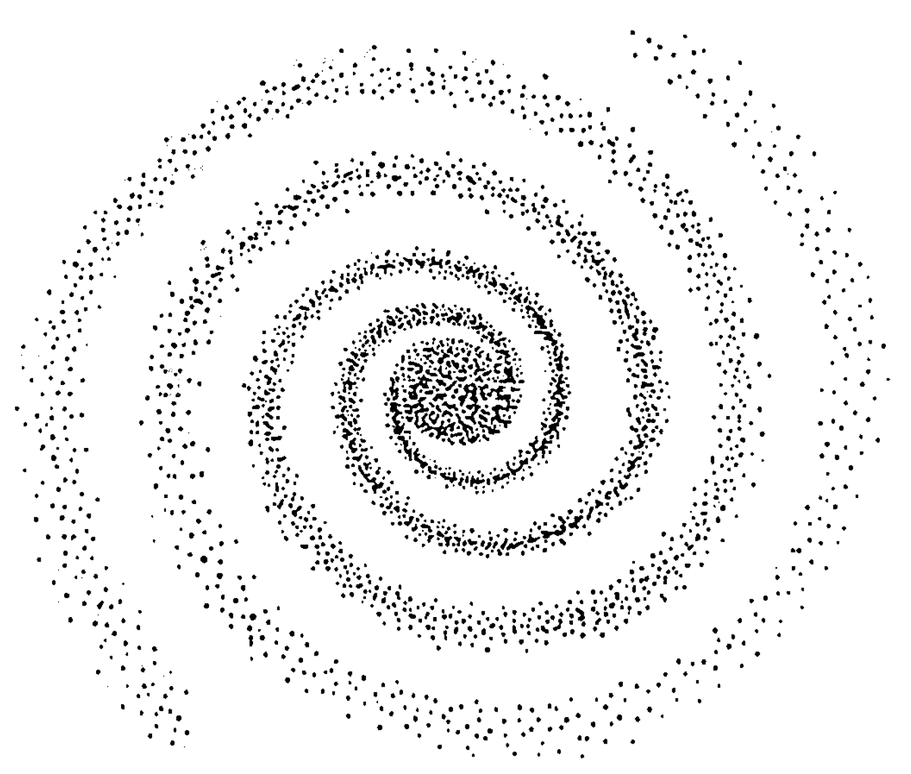
#> input picture galaxy-white.png, 911 x 774 px, shrunk from 1347 x 1144 before the run
$ jupyter execute 1.corotation.ipynb   (shell and % lines are left out)
#> lines starting #> are read from the running program, lines starting #| are printed output that depends on the picture
# Corotation

### Github: https://github.com/arturcp
### Repo: https://github.com/arturcp/corotation-notebook

Corotation is the rotation in conjunction with another body. In our case, it is the rotation of the stars with the arms of the Milky Way galaxy.

## Let's start

First of all, we have to tell Jupyter Notebook to render our graphs. In order to do that, we use one of what is known as _magic functions_

From the docs:

`%matplotlib inline` sets the backend of matplotlib to the 'inline' backend.

With this backend, the output of plotting commands is displayed inline within frontends like the Jupyter notebook, directly below the code cell that produced it. The resulting plots will then also be stored in the notebook document.

So, here we go:

The next step is to import the libraries we are going to use. Here is the list:

### matplotlib

Matplotlib is a Python 2D plotting library which produces publication quality figures in a variety of hardcopy formats and interactive environments across platforms.

From it, we imported:

  * pyplot: matplotlib.pyplot is a state-based interface to matplotlib. It provides a MATLAB-like way of plotting. pyplot is mainly intended for interactive plots and simple cases of programmatic plot generation

  * animation: The easiest way to make a live animation in matplotlib is to use one of the Animation classes.

### scipy

SciPy (pronounced “Sigh Pie”) is a Python-based ecosystem of open-source software for mathematics, science, and engineering.

From it, we imported the ndimage. This package contains various functions for multi-dimensional image processing

### imageio

Imageio is a Python library that provides an easy interface to read and write a wide range of image data, including animated images, volumetric data, and scientific formats.

[cell 1]
import matplotlib.pyplot as plt
import matplotlib.animation as animation

from scipy import ndimage
import numpy as np
import imageio

## The Circle

We are using sin and cos to make a circular orbit in the code. You will see we used, for example, `y = 10 + 8 * cos(angle)`. Why? We are starting at 10 and making the radius times the result of cos, thus forcing a circular path of radius 8. Confusing? An image is worth a thousand words:

## The Code

[cell 2]
# Import the background image - the galaxy and its arms.
img = imageio.imread('galaxy-white.png')
#> img is the input picture: shape (774, 911, 4); mean R, G, B, A 241.3, 241.3, 241.3, 255

# Create a figure that will hold the images and configure its inches and dpis.
fig = plt.figure()
fig.set_dpi(100)
fig.set_size_inches(7, 6.5)

# Set the x and y axes with 20 points each
ax = plt.axes(xlim=(0, 20), ylim=(0, 20))

# We are going to draw three circles. Each one will move with a different speed to
# show how they move in comparison with the arms of the galaxy.
#
# The params of the Circle are xy (initial position), radius and extra arguments
# (we used it to change the color).
first_star = plt.Circle((5, -5), 0.35, fc='blue')
second_star = plt.Circle((5, -5), 0.35, fc='red')
third_star = plt.Circle((5, -5), 0.35, fc='darkmagenta')

# The init method will be called at the begining of the animation. It adds the stars to
# the axes.
def init():
    ax.add_patch(first_star)
    ax.add_patch(second_star)
    ax.add_patch(third_star)

    return first_star, second_star, third_star,

# Each step of the animation calls the `animate` method. It changes the position
# of the stars one bit at a time, and also rotates the galaxy in the background.
#
# The `sin` and `cos` functions are used to force the circular rotation of the stars.
def animate(i):
    # The first star (the blue one) will be the "outer star". It will be 8 pixels
    # further the (10, 10) center and will move faster.
    x = 10 + 8 * np.sin(np.radians(0.5*i))
    y = 10 + 8 * np.cos(np.radians(0.5*i))
    first_star.center = (x, y)

    # The second star (the red one) will be the closest to the center of the galaxy. It
    # will be 2.5 pixels further the (10, 10) center and will move slower than the
    # others.
    x = 10 + 2.5 * np.sin(np.radians(2*i))
    y = 10 + 2.5 * np.cos(np.radians(2*i))
    second_star.center=(x, y)

    # The third star (the dark magenta one) will be the "middle star". It will be
    # 5 pixels further the (10, 10) center.
    x = 10 + 4 * np.sin(np.radians(i))
    y = 10 + 4 * np.cos(np.radians(i))
    third_star.center=(x, y)

    # Finally, let's rotate the galaxy a little bit. We are using the ndimage
    # to do it. One important parameter is the `reshape=False`, because, without it,
    # the image is resized to fit the area in which it is contained, distorting our
    # animation.
    rotated_img = ndimage.rotate(img, -i, reshape=False)
    plt.imshow(rotated_img, zorder=0, extent=[0.1, 20.0, 0.1, 20.0])


    return first_star, second_star, third_star

# Now, let's simply call the animation passing the necessary parameters.
# Get the popcorn and watch the masterpiece.
anim = animation.FuncAnimation(fig, animate,
                               init_func=init,
                               frames=10,
                               interval=20,
                               blit=True)

# For the purpose of this demonstration we don't need the x and y axes, so we disable them.
plt.axis('off')

# At the end, we save a video in the same folder of this notebook.
anim.save('corotation-video.mp4', writer='ffmpeg', fps=30)
#> in animate (call 7), `rotated_img = ndimage.rotate(img, -i, reshape=False)`:
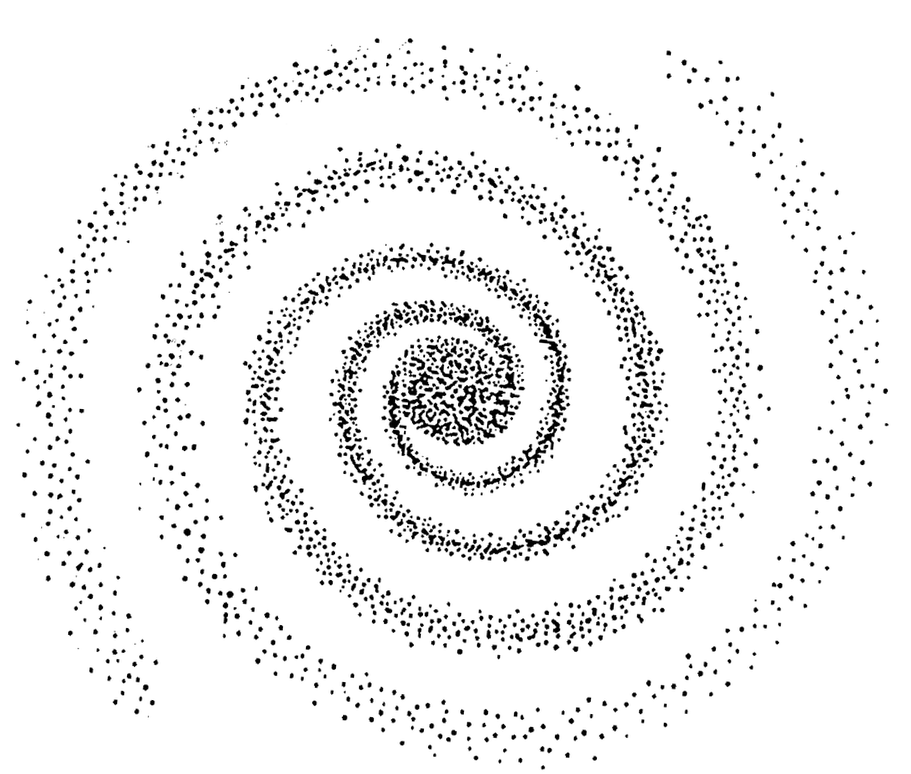
#> rotated_img: shape (774, 911, 4); mean R, G, B, A 228.7, 228.7, 228.7, 242.5; transparent parts drawn white
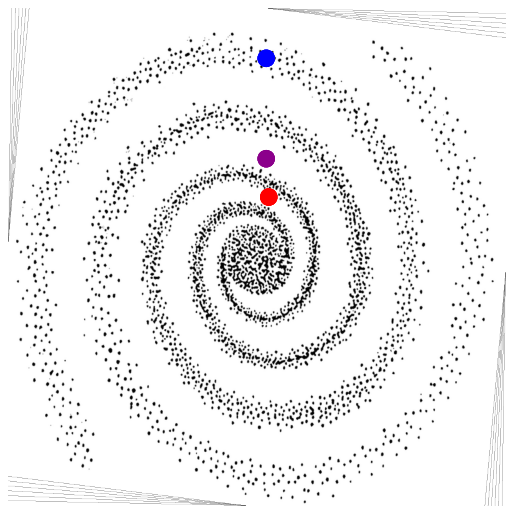
#> figure drawn by matplotlib, 1 panel
#> in animate (call 8), `rotated_img = ndimage.rotate(img, -i, reshape=False)`:
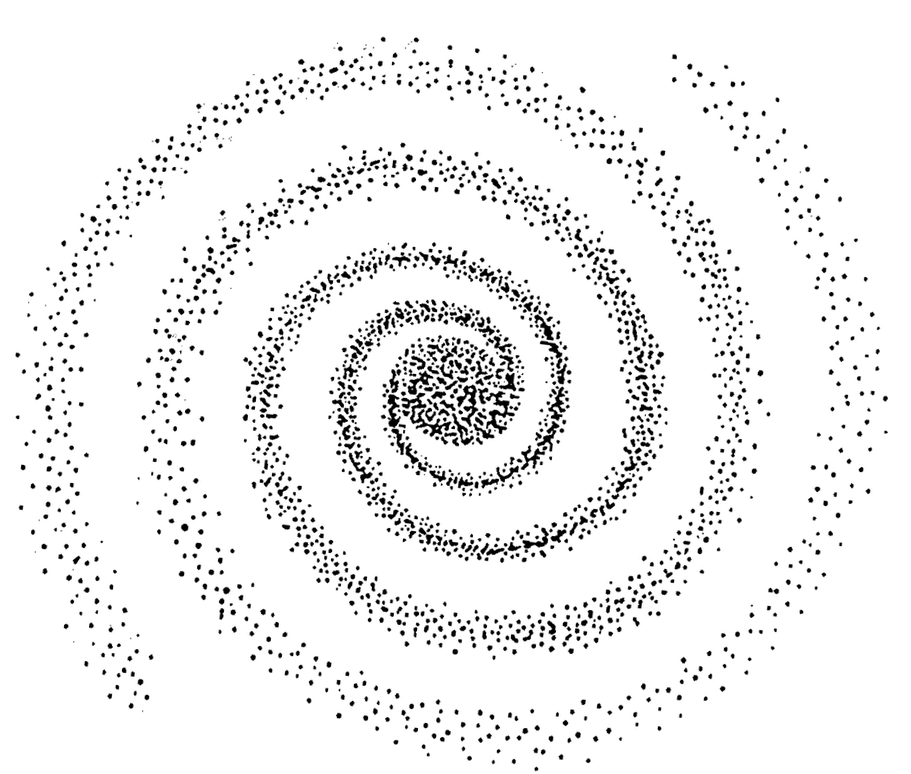
#> rotated_img: shape (774, 911, 4); mean R, G, B, A 226.9, 226.9, 226.9, 240.7; transparent parts drawn white
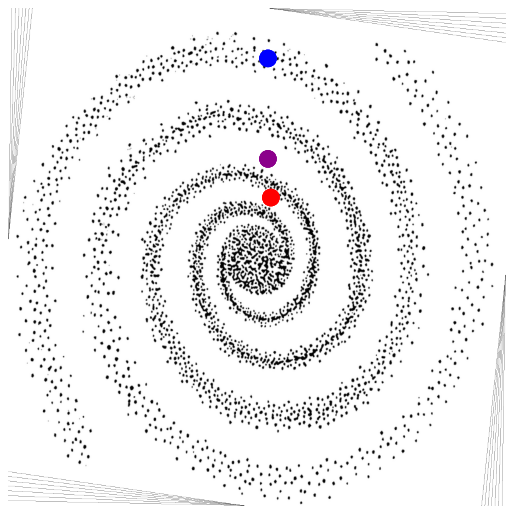
#> figure drawn by matplotlib, 1 panel
#> in animate (call 9), `rotated_img = ndimage.rotate(img, -i, reshape=False)`:
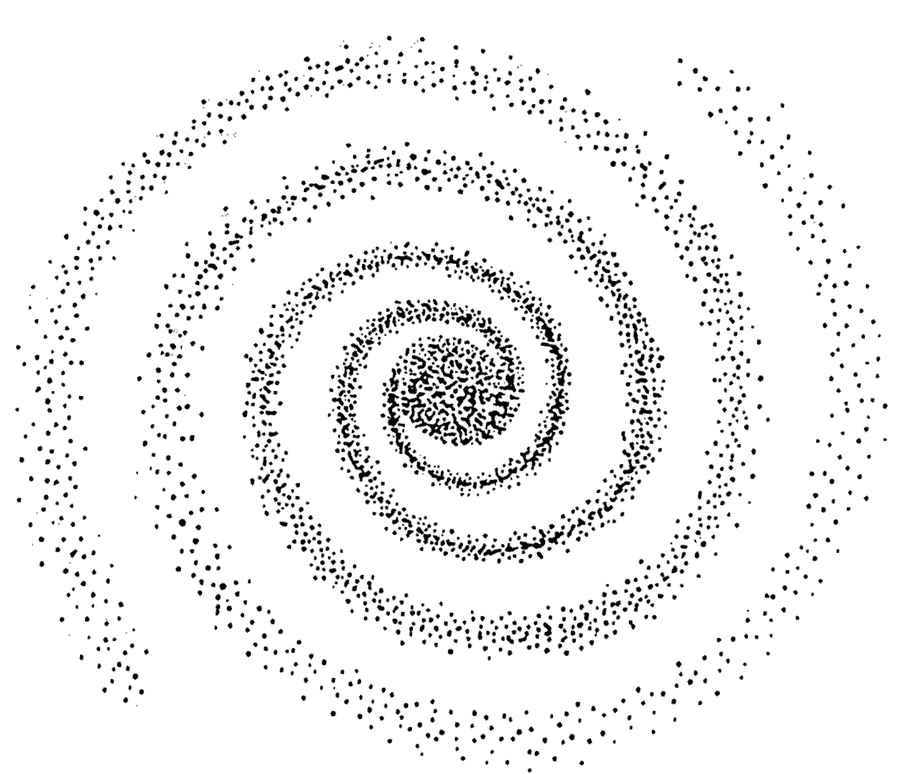
#> rotated_img: shape (774, 911, 4); mean R, G, B, A 225.2, 225.2, 225.2, 239; transparent parts drawn white
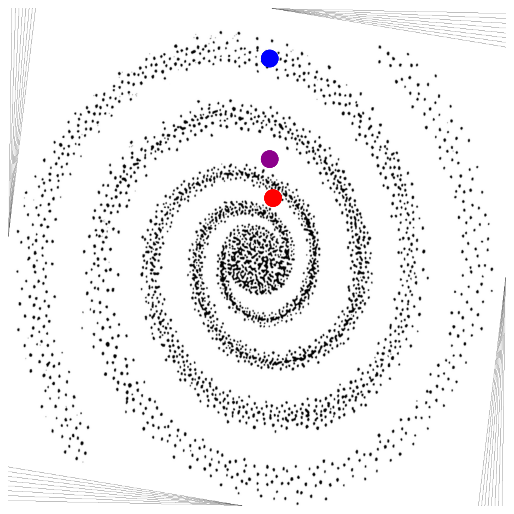
#> figure drawn by matplotlib, 1 panel
#> in animate (call 10), `rotated_img = ndimage.rotate(img, -i, reshape=False)`:
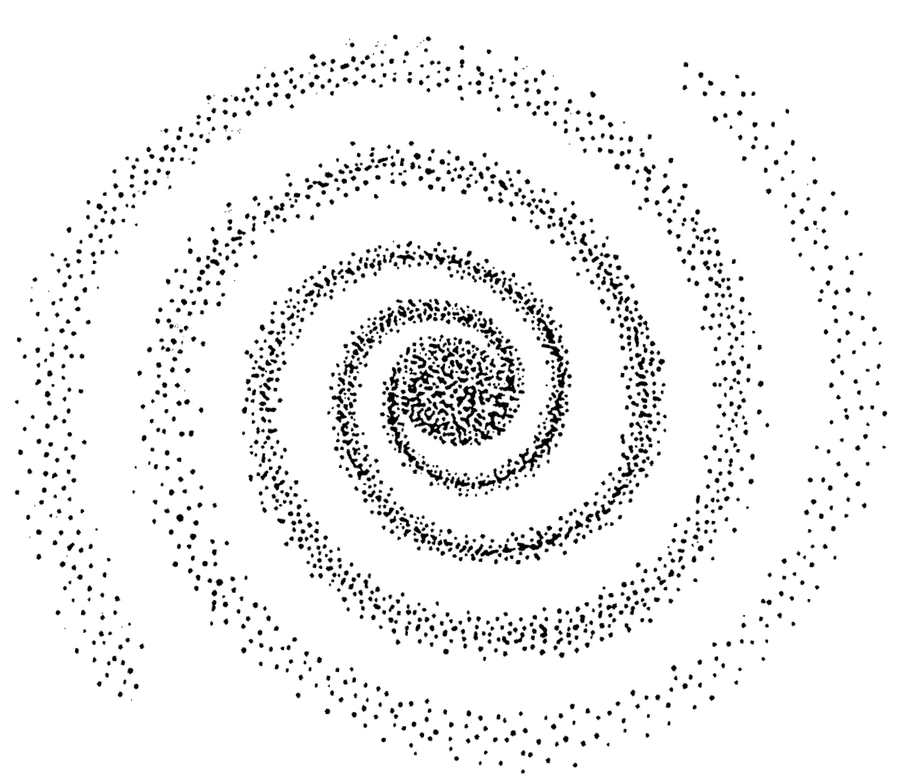
#> rotated_img: shape (774, 911, 4); mean R, G, B, A 223.5, 223.5, 223.5, 237.3; transparent parts drawn white
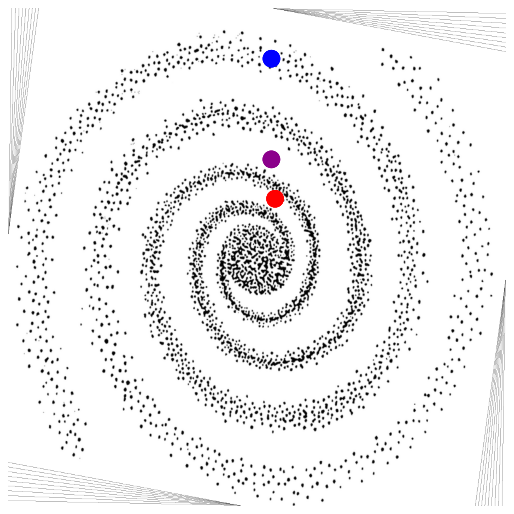
#> figure drawn by matplotlib, 1 panel
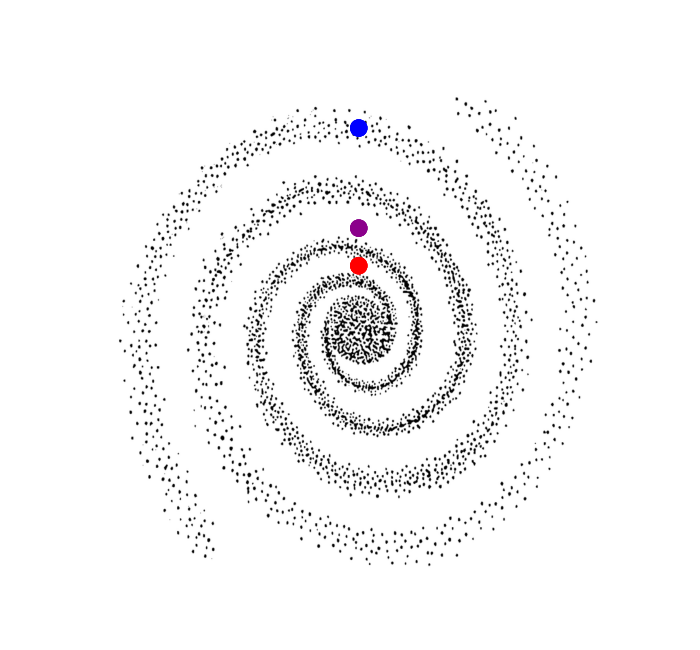
#> saved as corotation-video.mp4: PIL image 700x650 RGBA; mean R, G, B, A 247.3, 247, 247.3, 255
plt.show()

$ run again, with potential.png copied over galaxy-white.png
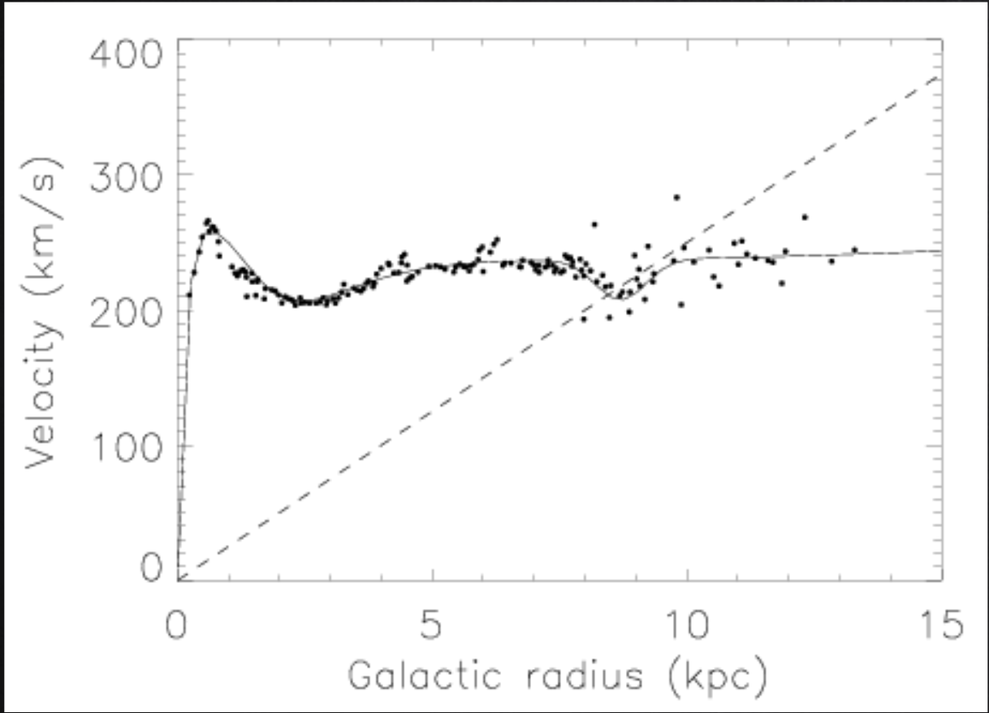
#> input picture potential.png, 989 x 713 px, shrunk from 1218 x 878 before the run
#> img is the input picture: shape (713, 989, 4); mean R, G, B, A 248.7, 248.7, 248.7, 255
#> `anim.save('corotation-video.mp4', writer='ffmpeg', fps=30)`:
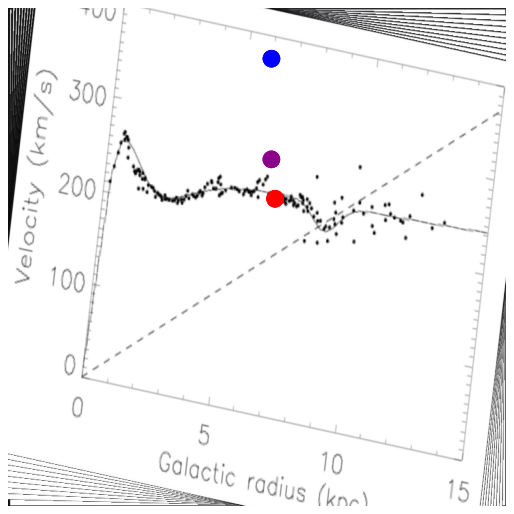
#> figure drawn by matplotlib, 1 panel
#> `anim.save('corotation-video.mp4', writer='ffmpeg', fps=30)`:
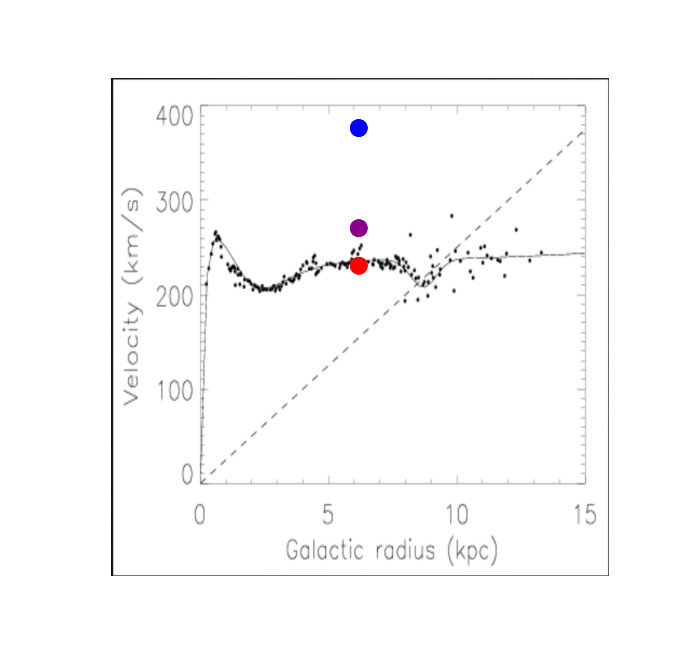
#> saved as corotation-video.mp4: PIL image 700x650 RGBA; mean R, G, B, A 251.3, 251.1, 251.3, 255
